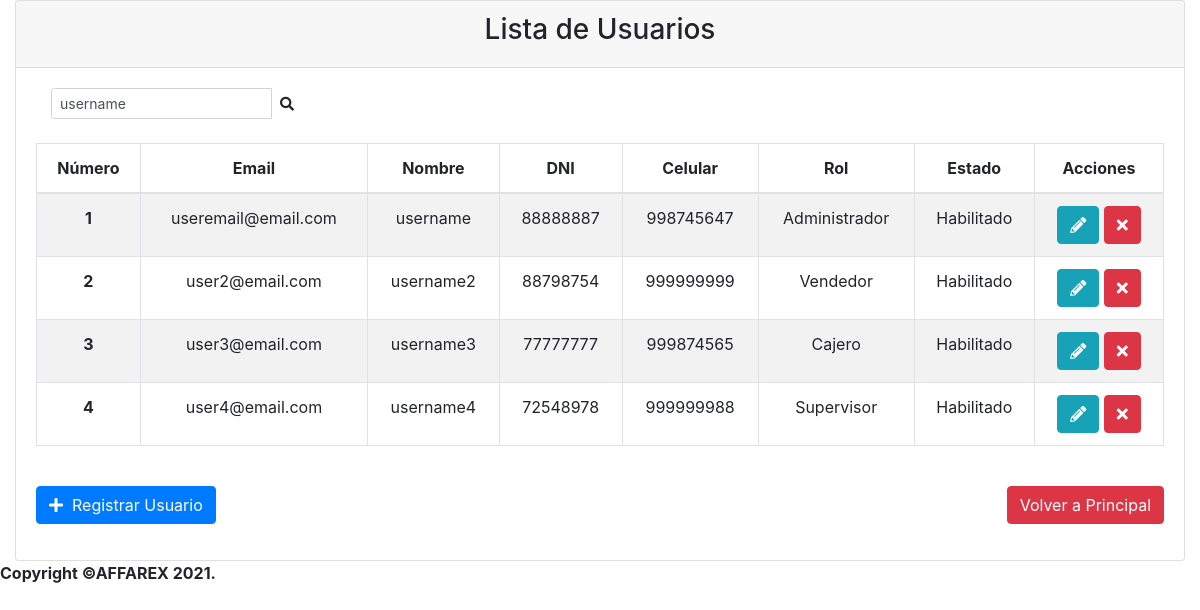
/moduloGestionSistema/getListaUsuarios.php?nombre=username (signed in), run on the app's committed database.
### tables this page shows
CREATE TABLE `usuarios` (
  `idusuario` int(11) NOT NULL,
  `email` varchar(100) NOT NULL,
  `contrasenia` varchar(100) NOT NULL,
  `nombre` varchar(100) NOT NULL,
  `DNI` varchar(8) NOT NULL,
  `fecha_emision_dni` date NOT NULL,
  `celular` varchar(20) NOT NULL,
  `idrol` int(11) NOT NULL,
  `estado` varchar(30) NOT NULL
);

CREATE TABLE `roles` (
  `idrol` int(11) NOT NULL,
  `rol` varchar(100) NOT NULL
);

### Models/Conexion.php (called while the page is built)
<?php
	class Conexion {
		public static function Conectar() {
			try {
				$conexion = new PDO('mysql:host=localhost; dbname=affarex2', 'root', '123456789');
				$conexion->setAttribute(PDO::ATTR_ERRMODE, PDO::ERRMODE_EXCEPTION);
				$conexion->exec("SET CHARACTER SET UTF8");
			} catch (Exception $error) {
				die("Error: " . $error->getMessage());
				echo "Error en la línea " . $error->getLine();
			}
			return $conexion;
		}
	}
?>

### moduloGestionSistema/CC_UsuarioController.php (called while the page is built, shortened)
<?php
    class CC_UsuarioController {
        public function GetUsuarioByName($nombre)
        {
            require_once ("../Models/CE_Usuario.php");
            $usuarios = new CE_Usuario;
            return $usuarios->BuscarPorNombre($nombre);
        }
    }
?>

### Models/CE_Usuario.php (called while the page is built, shortened)
<?php
    require_once ("Conexion.php");
    class CE_Usuario extends Conexion {
        public function BuscarPorNombre ($nombre)
        {
            $consulta = $this->Conectar()->prepare("SELECT * FROM usuarios U, roles R WHERE U.idrol = R.idrol AND nombre LIKE '$nombre%'");
            $consulta->execute();
            $usuarios = array();
            while ($filas = $consulta->fetch(PDO::FETCH_ASSOC))
			{
				$usuarios[] = $filas;
            }
			return $usuarios;
        }
    }
?>

### moduloGestionSistema/CI_ListaUsuarios.php (the view)
<?php
	class CI_ListaUsuarios {
		public static function ListaUsuariosShow($arregloUsuarios)
		{
			require_once ("CC_UsuarioController.php");
			$nombreuser = new CC_UsuarioController;
			$userbuscado = $nombreuser->GetUsuarioByName($arregloUsuarios);
				require_once ("../Shared/head.php");
?>
  				<div class="card">
					<div class="card-header" style="text-align: center;">
						<h3>Lista de Usuarios</h3>
					</div>
					<div class="card-body">
						<nav class="navbar-expand navbar-white navbar-light">
							<form class="form-inline" action="../moduloGestionSistema/getListaUsuarios.php" method="GET">
								<div class="input-group input-group-sm col-md-3">
									<input name="nombre" id="nombre" class="form-control form-control-navbar" type="search" placeholder="Buscar" aria-label="Search" value="<?php if (isset($_GET['nombre'])) {echo $_GET['nombre'];} else{echo "";} ?>">
									<div class="input-group-append">
										<button class="btn btn-navbar" type="submit">
											<i class="fas fa-search"></i>
										</button>
									</div>
								</div>
							</form>
                        </nav>
                        <br>
                        <table  class="table table-bordered table-striped" style="text-align:center">
							<thead>
								<tr>
									<th scope="col">Número</th>
									<th scope="col">Email</th>
									<th scope="col">Nombre</th>
									<th scope="col">DNI</th>
									<th scope="col">Celular</th>
									<th scope="col">Rol</th>
									<th scope="col">Estado</th>
									<th scope="col">Acciones</th>
								</tr>
							</thead>
							<tbody>
								<?php
									if (empty($arregloUsuarios))
									{
										echo null;
									}
									else
									{
										foreach ($userbuscado as $registro)
										{
								?>
										<tr>
											<th scope="row"><?php echo $registro['idusuario']?></th>
											<td><?php echo $registro['email']?></td>
											<td><?php echo $registro['nombre']?></td>
											<td><?php echo $registro['DNI']?></td>
											<td><?php echo $registro['celular']?></td>
											<td><?php echo $registro['rol']?></td>
											<td><?php if (($registro['estado'] == "Habilitado")) {echo "Habilitado";} else if (($registro['estado'] == "Deshabilitado")) {echo "Deshabilitado";}?></td>
											<td>
												<a href="getEditarUsuario.php?idusuario=<?php echo $registro['idusuario']?>" class="btn btn-xs btn-info">
													<i class="fa fa-pencil-alt"></i>
												</a>
												<a href="getEliminarUsuario.php?idusuario=<?php echo $registro['idusuario']?>" class="btn btn-xs btn-danger">
													<i class="fa fa-times"></i>
												</a>
											</td>
										</tr>
									<?php } }?>
							</tbody>
                        </table><br>
						<div class="form-group d-flex justify-content-between">
							<form class="form-inline" method="POST" action="getAgregarUsuario.php">
								<button type="submit" class="btn btn-primary pull-right"><i class="fa fa-plus"></i> &nbspRegistrar Usuario</button>
							</form>
							<form class="form-inline" method="POST" action="../Shared/getBienvenida.php">
								<button name="btnPrincipal" type="submit" class="btn btn-danger pull-right">Volver a Principal</button>
							</form>
						</div>
					</div>
                  </div>
<?php
			require_once ("../Shared/footer.php");
		}
	}
?>

### data on the page
usuarios: idusuario "1", email "useremail@email.com", nombre "username", DNI "88888887", celular "998745647", idrol.rol "Administrador", estado "Habilitado"
usuarios: idusuario "2", email "user2@email.com", nombre "username2", DNI "88798754", celular "999999999", idrol.rol "Vendedor", estado "Habilitado"
usuarios: idusuario "3", email "user3@email.com", nombre "username3", DNI "77777777", celular "999874565", idrol.rol "Cajero", estado "Habilitado"
usuarios: idusuario "4", email "user4@email.com", nombre "username4", DNI "72548978", celular "999999988", idrol.rol "Supervisor", estado "Habilitado"
